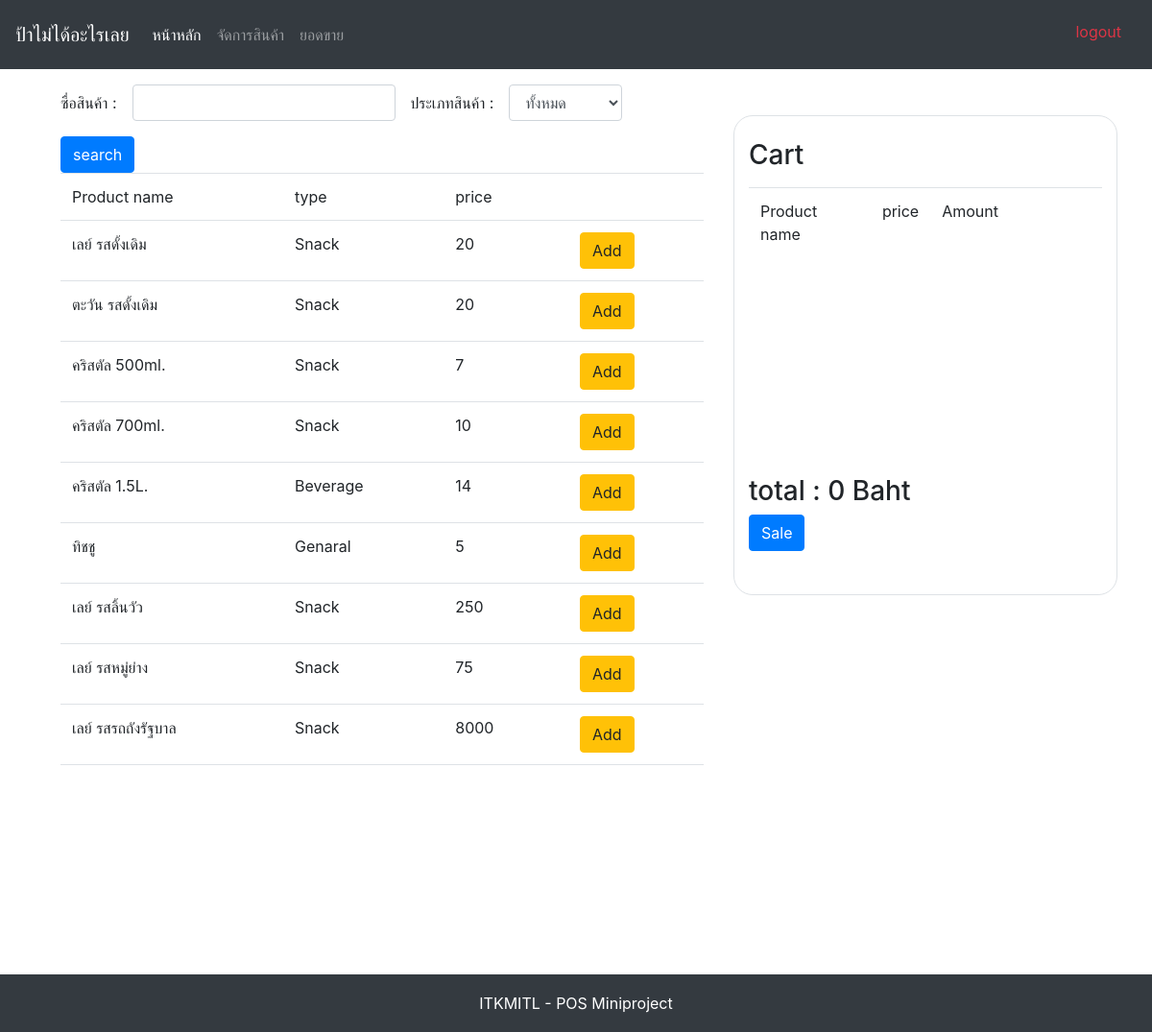
The app's page / (signed in) with its own data.
### shop/models.py (models this page shows, shortened)
class Product(models.Model):
    name = models.CharField(max_length=100)
    description = models.CharField(max_length=300, default='')
    price = models.IntegerField(default=0)
    ProductType = models.ForeignKey(ProductType, on_delete=models.CASCADE)

class ProductType(models.Model):
    name = models.CharField(max_length=100)
    description = models.CharField(max_length=300, default='')
    def __str__(self):
        return self.name

### shop/views.py (the view)
# urls.py: path('', views.index, name='index'),
@login_required
def index(request):
    product = Product.objects.all()
    types = ProductType.objects.all()
    input_name = request.GET.get('input_name', "")
    input_type = request.GET.get('input_type')
    if input_name:
        product = Product.objects.filter(name__contains=input_name)
    if input_type:
        product = Product.objects.filter(ProductType__name=input_type)
    cart = Cart.objects.all()
    incart = Cart.objects.raw('SELECT * FROM shop_cart INNER JOIN shop_product WHERE shop_cart.product_id = shop_product.id')
    price = 0
    for item in incart:
        price += item.price*item.amount
    context = {
        'product':product,
        'cart':incart,
        'price':price,
        'type':types,
        'search_type':input_type,
        'search_name':input_name,
    }
    return render(request, template_name='shop/index.html', context=context)

### shop/templates/shop/index.html (shortened to what this page needs)
{% extends "base.html" %}
{% block content %}
<div class="container-fluid">
    <div class="row">
        <div class="col-7 ml-5">
            <form action="{% url 'index' %}" method="get" class='form-inline w-100'>
                <label for="input_name">ซื่อสินค้า : </label>
                <input type="text" name="input_name" id="input_name" class="form-control m-3" value='{{ search_name }}'>
                <label for="input_type">ประเภทสินค้า : </label>
                <select name="input_type" id="input_type" class="form-control m-3">
                    <option value="">ทั้งหมด</option>
                </select>
                <button type="submit" class='btn btn-primary'>search</button>
            </form>
            <div class='overflow-auto' style='height:625px;'>
                <table class='table'>
                    <tr>
                        <td>Product name</td>
                        <td>type</td>
                        <td>price</td>
                        <td></td>
                    </tr>
                    {% for p in product%}
                    <tr>
                        <td>{{ p.name }}</td>
                        <td>{{ p.ProductType }}</td>
                        <td>{{ p.price }}</td>
                        <td>
                            <a href="{% url 'Add_To_Cart' id=p.id %}">
                                <div class="btn btn-warning" id="{{p.id}}">Add</div>
                            </a>
                        </td>
                    </tr>
                    {% endfor %}
                </table>
            </div>
        </div>
        <div class="col-4 border mt-5 ml-3" id='card_list' style='height:500px;border-radius:20px;'>
            <form action="{% url 'sale' %}" method="post">
                <br>
                <h3>Cart</h3>
                <div class='overflow-auto' style='height:300px;'>
                    <table class='table' style=''>
                        <tr>
                            <td>Product name</td>
                            <td>price</td>
                            <td>Amount</td>
                            <td>&nbsp&nbsp&nbsp&nbsp&nbsp&nbsp&nbsp&nbsp&nbsp&nbsp&nbsp&nbsp&nbsp&nbsp&nbsp&nbsp</td>
                        </tr>
                    </table>
                </div>
                <h3>total : {{ price }} Baht</h3>
                <button type="submit" class="btn btn-primary ">Sale</button>
            </form>
        </div>
    </div>
</div>
{% endblock %}

### templates/base.html (shortened to what this page needs)
<!DOCTYPE html>
{% load static %}
<html lang="en">
<head>
    <link rel="stylesheet" type="text/css" href="{% static 'css/bootstrap.css'%}">
</head>
<body>
    <nav class="navbar navbar-expand-lg navbar-dark bg-dark">
        <a class="navbar-brand" href="{% url 'index' %}">ป้าไม่ได้อะไรเลย</a>
        <div class="collapse navbar-collapse" id="navbarNav">
            <ul class="navbar-nav" style='width:100%;'>
                {% if user.is_authenticated %}
                <li class="nav-item active">
                    <a class="nav-link" href="{% url 'index' %}">หน้าหลัก</a>
                </li>
                <li class="nav-item">
                    <a class="nav-link" href="{% url 'manage' manage_type='product' %}">จัดการสินค้า</a>
                </li>
                <li class="nav-item">
                    <a class="nav-link" href="{% url 'report_list' report_type='day' %}">ยอดขาย</a>
                </li>
                {% endif %}
            </ul>
        </div>
        {% if user.is_authenticated %}
        <a class="nav-link" href="{% url 'my_logout' %}">
            <p class='text-danger' style='position: relative; height:40px;margin-bottom: 0;top: 5px;'>logout</p>
        </a>
        {% endif %}
    </nav>
        {% block content %}
        {% endblock %}
    <footer class="footer bg-dark text-center">
      <div class="container">
        <span class="text-white">
            ITKMITL - POS Miniproject
        </span>
      </div>
    </footer>
</body>
</html>

### templates/base.html (style rules this page uses)
html { position: relative; min-height: 100%; }
body { margin-bottom: 60px; }
.footer { position: absolute; bottom: 0; width: 100%; height: 60px; line-height: 60px; background-color: #f5f5f5; }

### records on screen
Product: name "เลย์ รสดั้งเดิม", ProductType "Snack", price "20"
Product: name "ตะวัน รสดั้งเดิม", ProductType "Snack", price "20"
Product: name "คริสตัล 500ml.", ProductType "Snack", price "7"
Product: name "คริสตัล 700ml.", ProductType "Snack", price "10"
Product: name "คริสตัล 1.5L.", ProductType "Beverage", price "14"
Product: name "ทิชชู", ProductType "Genaral", price "5"
Product: name "เลย์ รสลิ้นวัว", ProductType "Snack", price "250"
Product: name "เลย์ รสหมู่ย่าง", ProductType "Snack", price "75"
Product: name "เลย์ รสรถถังรัฐบาล", ProductType "Snack", price "8000"

### other values on screen
{{ price }} "0"
